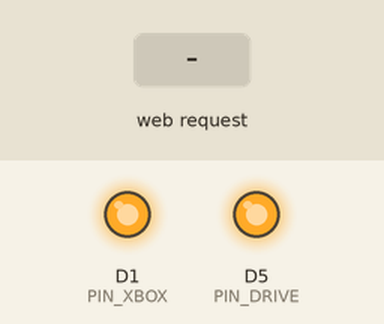
This sketch was run on a simulated ESP8266 (NodeMCU). Parts: output pins drawn as LEDs (lit = HIGH). The test bench sets the inputs (shaded band). WiFi joins after 1.5 s; servers stay silent unless stated.

Above: at 2.7 s.
2.8 s: HTTP request GET /driveToggle received
At 2.9 s:
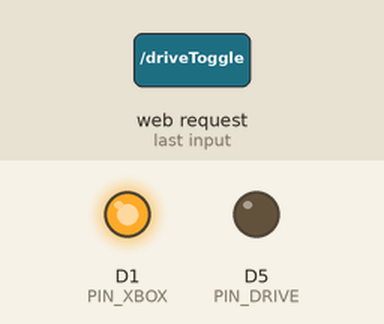
4.5 s: HTTP request GET /xboxToggle received
At 4.6 s:
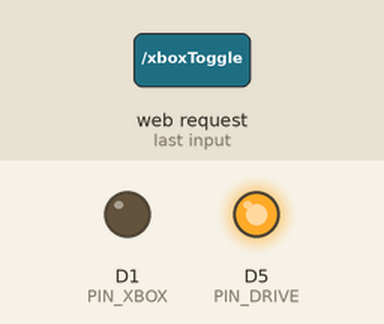
Timing chart, 0 to 7.5 s (numbered marks = the images above; inputs shaded):
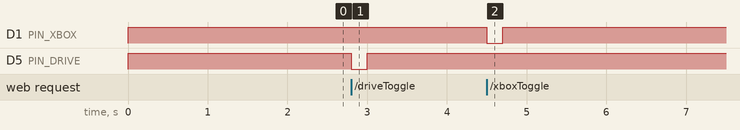

Measured:
- after the input at 2.8 s, D5 (PIN_DRIVE): HIGH → LOW at once, → HIGH 0.20 s later
- after the input at 4.5 s, D1 (PIN_XBOX): HIGH → LOW at once, → HIGH 0.20 s later

The sketch:

XboxOgRemoteCtrl.ino
```cpp
#include <ESP8266WiFi.h>
#include <DNSServer.h>
#include <ESP8266WebServer.h>
#include <WiFiManager.h>
#include <WiFiUdp.h>
#include <ArduinoOTA.h>
#include <ESP8266mDNS.h>

int PIN_XBOX = D1;
int PIN_DRIVE = D5;

ESP8266WebServer server(80);
WiFiManager wifiManager;

void setup() {
  digitalWrite(PIN_DRIVE, HIGH);
  digitalWrite(PIN_XBOX, HIGH);
  pinMode(PIN_XBOX, OUTPUT);
  pinMode(PIN_DRIVE, OUTPUT);

  WiFi.hostname("XboxOgRemoteCtrl");
  wifi_station_set_hostname("XboxOgRemoteCtrl");

  wifiManager.setConfigPortalTimeout(180);
  wifiManager.autoConnect("XboxOgRemoteCtrl");

  if(WiFi.status() != WL_CONNECTED) {
    ESP.restart();
    return;
  }

  ArduinoOTA.setPort(80);
  ArduinoOTA.setHostname("XboxOgRemoteCtrl");
  ArduinoOTA.begin();

  if (MDNS.begin("XboxOgRemoteCtrl")) {
    MDNS.addService("http", "tcp", 80);
    MDNS.addService("XboxOgRemoteCtrl", "tcp", 80);
  }

  server.on("/driveToggle", HTTP_GET, _onHttpDriveToggle);
  server.on("/xboxToggle", HTTP_GET, _onHttpXboxToggle);
  server.begin();

}

void loop() {
  server.handleClient();
  ArduinoOTA.handle();
}

void _onHttpDriveToggle() {
  driveToggle();
  server.send(200);
}

void driveToggle() {
  digitalWrite(PIN_DRIVE, LOW);
  delay(200);
  digitalWrite(PIN_DRIVE, HIGH);
}

void _onHttpXboxToggle() {
  xboxToggle();
  server.send(200);
}

void xboxToggle() {
  digitalWrite(PIN_XBOX, LOW);
  delay(200);
  digitalWrite(PIN_XBOX, HIGH);
}
```
